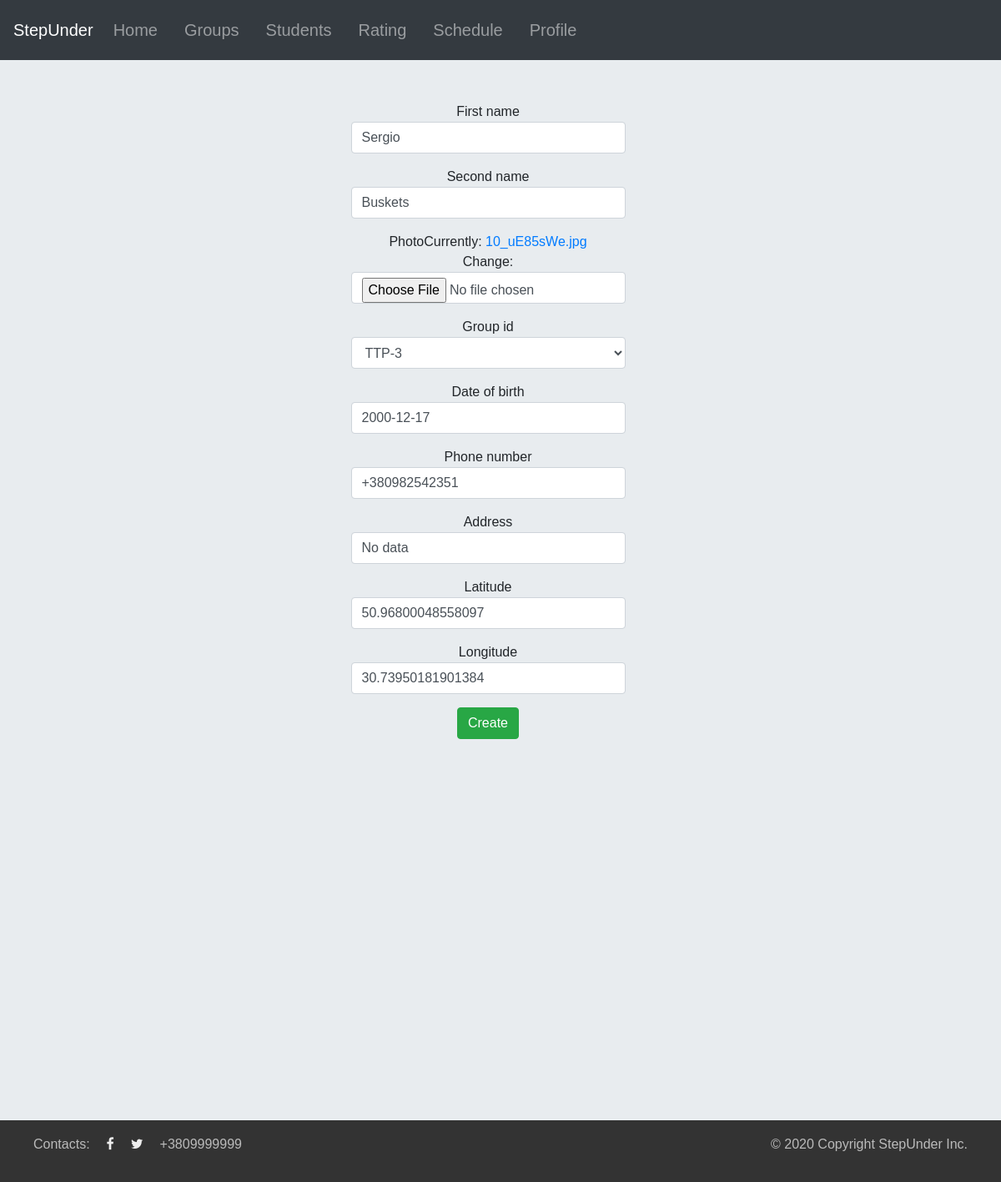
The page /student/sergiobuskets-1602452194/update (signed in) on the database its author committed.
### Groups/models.py (models this page shows, shortened)
class Student(models.Model):
    is_registered = models.BooleanField(default=False)
    first_name = models.CharField(max_length=20)
    second_name = models.CharField(max_length=20)
    date_of_birth = models.DateField(auto_now_add=False, auto_now=False)
    slug = models.SlugField(max_length=150, unique=True)
    photo = models.ImageField(blank=False)
    group_id = models.ForeignKey('Group', related_name='students', on_delete=models.CASCADE)
    latitude = models.FloatField()
    longitude = models.FloatField()
    address = models.TextField(default='No data')
    marks = models.ManyToManyField('Mark')
    phone_regex = RegexValidator(regex=r'^\+?1?\d{9,15}$', message="Phone number must be entered in the format: '+999999999'. Up to 15 digits allowed.")
    phone_number = models.CharField(validators=[phone_regex], max_length=17, blank=True)
    avg_mark = models.FloatField(default=0)

### Groups/views.py (the view, shortened to what this page needs)
# urls.py: path('student/<str:slug>/update', login_required(StudentUpdate.as_view()), name='student_update'),
class StudentUpdate(View):
    def get(self, request, slug):
        if request.user.is_superuser:
            student = Student.objects.get(slug__iexact=slug)
            bound_form = StudentForm(instance=student)
            return render(request, 'Groups/student_update.html', context={'form': bound_form, 'student': student})
        else:
            return render(request, 'Groups/permission_page.html')

### Groups/forms.py (shortened to what this page needs)
class StudentForm(forms.ModelForm):
    class Meta:
        model = Student
        fields = ['first_name', 'second_name', 'photo', 'group_id', 'date_of_birth', 'phone_number', 'address', 'latitude', 'longitude']
        widgets = {
            'first_name': forms.TextInput(attrs={'class': 'form-control'}),
            'second_name': forms.TextInput(attrs={'class': 'form-control'}),
            'date_of_birth': forms.DateInput(attrs={'class': 'form-control'}),
            'photo': forms.ClearableFileInput(attrs={'class': 'form-control'}),
            'group_id': forms.Select(attrs={'class': 'form-control', 'name': 'group'}),
            'phone_number': forms.TextInput(attrs={'class': 'form-control'}),
            'address': forms.TextInput(attrs={'class': 'form-control'}),
            'longitude': forms.TextInput(attrs={'class': 'form-control'}),
            'latitude': forms.TextInput(attrs={'class': 'form-control'}),
                    }

### Groups/models.py (called while the page is built)
    def __str__(self):
        return self.name

### Groups/templates/Groups/student_update.html (shortened to what this page needs)
{% extends 'Groups/base.html' %}
{% block add_src %}
<link href="https://api.mapbox.com/mapbox-gl-js/v1.12.0/mapbox-gl.css" rel="stylesheet" />
{% load static %}
<link type="text/css" rel="stylesheet" href="{% static 'css/student_create_update.css' %}">
{% endblock %}
{% block content %}
<link
rel="stylesheet"
href="https://api.mapbox.com/mapbox-gl-js/plugins/mapbox-gl-geocoder/v4.5.1/mapbox-gl-geocoder.css"
type="text/css"/>
    <div class = "row">
    <div class="column">
<form id='main-form' action = "{% url 'student_update' slug=student.slug %}" enctype="multipart/form-data" method = "post">
    {% for field in form %}
    <div class="form-group">
    {{field.label}}{{field}}
    </div>
    {% endfor %}
    <button type="submit" class="btn btn-success">Create</button>
</form>
    </div>
    <div class="column">
   <div id="map">
    </div>
    </div>
        </div>
{% load static %}
{% endblock %}

### static/css/base.css (style rules this page uses)
* { box-sizing: border-box; font-family: ’Lato’, sans-serif; margin: 0; padding: 0; }
body { height:100%; display: flex; min-height: 100vh; flex-direction: column; background-color:#e8ecef; }

### static/css/student_create_update.css (style rules this page uses)
.column { float: center; width: 50%; margin-top:50px; text-align:center; }
#main-form { display:inline-block; }
#map { display:inline-block; width:550px; height:550px; }
.row { width:100% }
.row:after { content: ""; display: table; clear: both; }
@media screen and (max-width: 1400px) { .column { width: 100%; } }
@media screen and (max-width: 1400px) { #map { width:400px; height:400px; } }

### rows shown on the page
Student: form "Sergio" "Buskets" "TTP-3" "2000-12-17" "+380982542351" "No data" "50.96800048558097" "30.73950181901384"

### other values the page prints
{{ field.label }} "First name" "Second name" "Photo" "Group id" "Date of birth" "Phone number" "Address" "Latitude" "Longitude"
